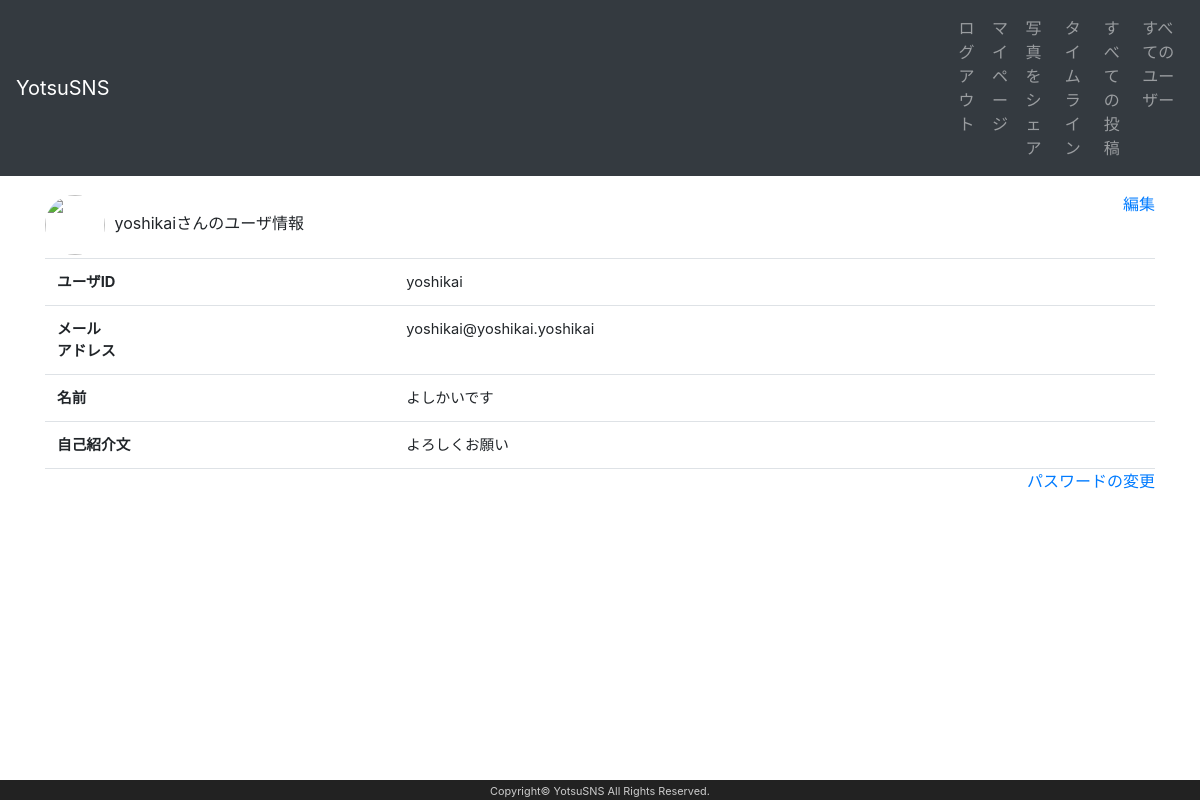
The app's page /accounts/mypage (signed in) with its own data.
### accounts/models.py (models this page shows, shortened)
class AuthUser(AbstractBaseUser, PermissionsMixin):
    class Meta:
        verbose_name='ユーザ'
    username = models.CharField(
        verbose_name='ユーザID',
        unique=True,
        max_length=30,
    )
    email = models.EmailField(unique=True)
    date_joined = models.DateTimeField(auto_now_add=True)
    is_active = models.BooleanField(default=True)
    is_staff = models.BooleanField(default=False)
    USERNAME_FIELD = 'username'
    REQUIRED_FIELDS = ['email']
    objects = AuthUserManager()

class Profile(models.Model):
    owner=models.ForeignKey(
        AuthUser,
        on_delete=models.CASCADE,
        related_name='profile_owner')
    pro_image=StdImageField(
        upload_to='images/',
        null=True,
        blank=True,
        variations={
            'large':(600,600),
            'thumbnail':(100,100,True),
            'medium':(300,200),
        })
    name=models.CharField(default=None,max_length=30,null=True,blank=True)
    profile_text=models.CharField(default=None,max_length=140,null=True,blank=True)

### accounts/views.py (the view)
# urls.py: path('mypage',views.Mypage,name='mypage'),
@login_required(login_url='accounts/login')
def Mypage(request):
    user=request.user
    profile=user.profile_owner.get()
    params={
        'user':user,
        'profile':profile,
    }
    return render(request,'accounts/mypage.html',params)

### accounts/templates/accounts/mypage.html
{% extends "accounts/layout.html" %}
{% block static %}
{% load static %}
<link rel="stylesheet" type="text/css" href="{% static 'accounts/css/edit.css' %}">
{% endblock %}
{% block content %}
<img class="thumbnail" src="{% if profile.pro_image %}{{user.profile_owner.get.pro_image.thumbnail.url}}{% else %}/media/images/def_thumbnail.jpg{% endif %}">
<p>{{user.username}}さんのユーザ情報</p>
<a class="edit" href="{% url 'edit' %}">編集</a>
<table class="table">
    <tbody>
        <tr>
            <th>ユーザID</th>
            <td>{{ user.username }}</td>
        </tr>
        <tr>
            <th>メール<br>アドレス</th>
            <td>{{ user.email }}</td>
        </tr>
        <tr>
            <th>名前</th>
            <td>{% if profile.name %}{{profile.name}}
                {% else %}名前が設定されていません{% endif %}</td>
        </tr>
        <tr>
          <th>自己紹介文</th>
          <td>{% if profile.profile_text %}{{profile.profile_text}}
              {% else %}自己紹介文が設定されていません{% endif %}</td>
        </tr>
    </tbody>
</table>
<a class="edit" href="{% url 'passwordchange' %}">パスワードの変更</a>
{% endblock %}

### accounts/static/accounts/css/edit.css (style rules this page uses)
p { display:inline-block; margin-bottom: 5px; }
.edit { float:right; }
table.table { margin:0; border-bottom: 1px solid #dee2e6; font-size: 11pt; }
img.thumbnail { border-radius: 50%; margin-top: 3px; margin-bottom: 3px; margin-right: 5px; width: 60px; height: 60px; }

### records on screen
AuthUser: username "yoshikai", email "yoshikai@yoshikai.yoshikai"
Profile: name "よしかいです", profile_text "よろしくお願い"
